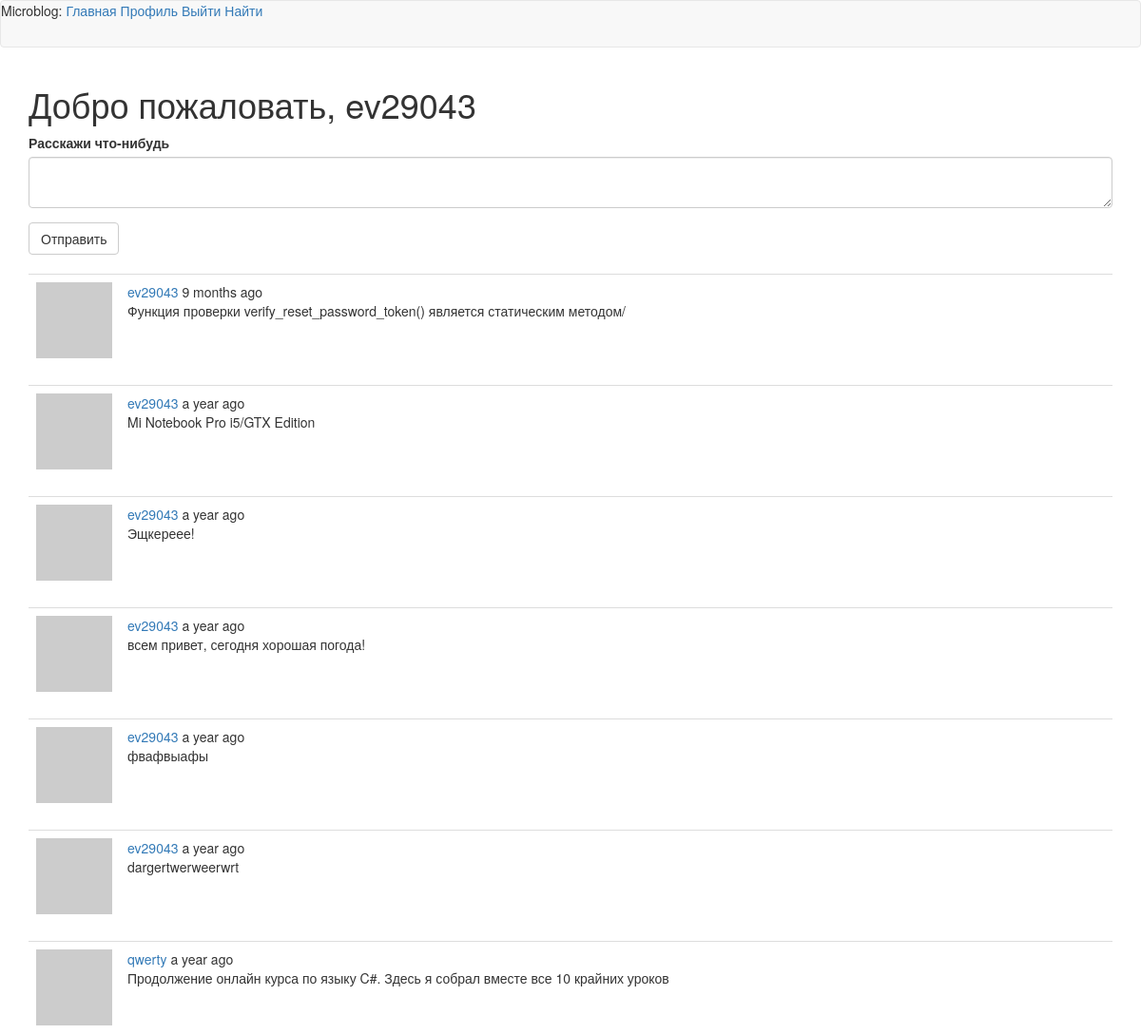
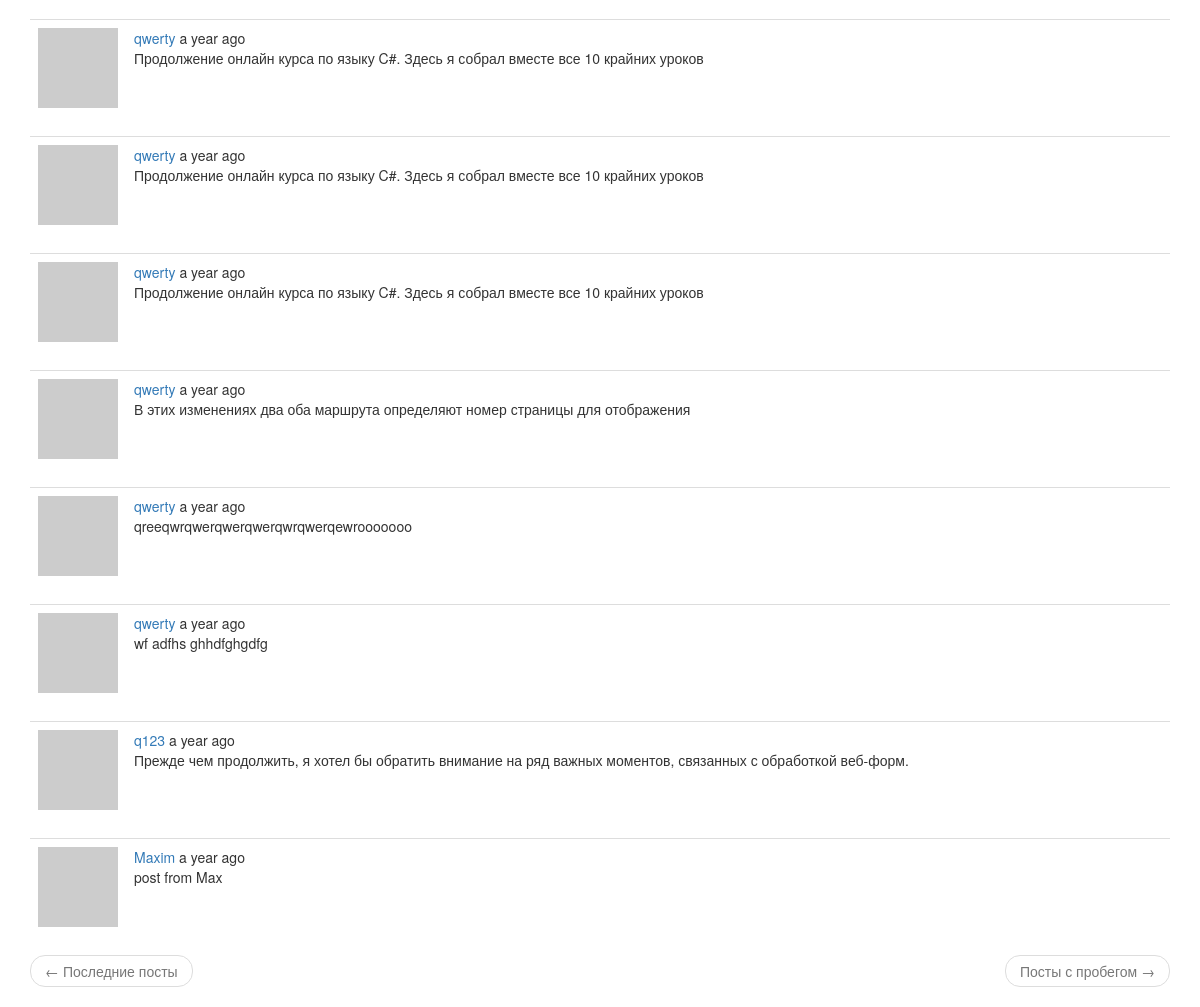
The page /index (signed in) on the database its author committed (2 pictures, top to bottom).
### app/models.py (models this page shows, shortened)
class User(UserMixin, db.Model):
    id = db.Column(db.Integer, primary_key=True)
    username = db.Column(db.String(64), index=True, unique=True)
    email = db.Column(db.String(120), index=True, unique=True)
    password_hash = db.Column(db.String(128))
    posts = db.relationship('Post', backref='author', lazy='dynamic')
    about_me = db.Column(db.String(140))
    last_seen = db.Column(db.DateTime, default = datetime.utcnow)
    followed = db.relationship('User', secondary = followers,
        primaryjoin = (followers.c.follower_id == id),
        secondaryjoin = (followers.c.followed_id == id),
        backref = db.backref('followers', lazy = 'dynamic'), lazy = 'dynamic'
        )
    def avatar(self, size):
        digest = md5(self.email.lower().encode('utf-8')).hexdigest()
        return 'https://www.gravatar.com/avatar/{}?d=identicon&s={}'.format(
            digest, size)
    def followed_post(self):
        followed = Post.query.join(followers, (followers.c.followed_id == Post.user_id)).filter(
            followers.c.follower_id == self.id)
        own = Post.query.filter_by(user_id = self.id)
        return followed.union(own).order_by(Post.timestamp.desc())

class Post(db.Model):
    id = db.Column(db.Integer, primary_key=True)
    body = db.Column(db.String(140))
    timestamp = db.Column(db.DateTime, index=True, default = datetime.utcnow)
    user_id = db.Column(db.Integer, db.ForeignKey('user.id'))

### app/routes.py (the view)
@app.route('/', methods=['GET', 'POST'])
@app.route('/index', methods=['GET', 'POST'])
@login_required
def index():
    form = PostForm()
    if form.validate_on_submit():
        post = Post(body=form.post.data, author=current_user)
        db.session.add(post)
        db.session.commit()
        flash(_('Все круто добавилось!'))
        return redirect(url_for('index'))
    page = request.args.get('page', 1, type=int)
    posts = current_user.followed_post().paginate(page, app.config['POSTS_PER_PAGE'], False)
    next_url = url_for('index', page = posts.next_num) \
        if posts.has_next else None
    prev_url = url_for('index', page = posts.prev_num) \
        if posts.has_prev else None
    return render_template("index.html", title='Домашняя страница', form=form, username=current_user.username,
                           posts=posts.items, next_url = next_url, prev_url = prev_url)

### app/forms.py
class PostForm(FlaskForm):
    post = TextAreaField('Расскажи что-нибудь', validators= [DataRequired(), Length(min = 1, max = 140)])
    submit = SubmitField('Отправить')

### app/models.py (called while the page is built)
@login.user_loader
def load_user(id):
    return User.query.get(int(id))

### app/routes.py (called while the page is built)
@app.before_request
def before_request():
    if current_user.is_authenticated :
        current_user.last_seen = datetime.utcnow()
        db.session.commit()

### app/templates/index.html
{% extends "base.html" %}
{% import 'bootstrap/wtf.html' as wtf %}
{% block app_content %}
    <h1>Добро пожаловать, {{ username }}</h1>
    {% if form %}
    {{ wtf.quick_form(form) }}
    <br>
    {% endif %}
    {% for post in posts %}
        {% include '_post.html' %}
    {% endfor %}
    <nav aria-label="...">
        <ul class="pager">
            <li class="previous{% if not prev_url %} disabled{% endif %}">
                <a href="{{ prev_url or '#' }}">
                    <span aria-hidden="true">&larr;</span> Последние посты
                </a>
            </li>
            <li class="next{% if not next_url %} disabled{% endif %}">
                <a href="{{ next_url or '#' }}">
                    Посты с пробегом <span aria-hidden="true">&rarr;</span>
                </a>
            </li>
        </ul>
    </nav>
{% endblock %}

### app/templates/_post.html
<table class="table table-hover">
    <tr>
        <td width="70px">
            <a href="{{ url_for('user', username=post.author.username) }}">
                <img src="{{ post.author.avatar(70) }}" />
            </a>
        </td>
        <td>
            <a href="{{ url_for('user', username=post.author.username) }}">
                {{ post.author.username }}
            </a>
            {{ _(Написал) }} {{ moment(post.timestamp).fromNow() }}
            <br>
            {{ post.body }}
        </td>
    </tr>
</table>

### rows shown on the page
User: username "ev29043"
Post: author.username "ev29043", timestamp "9 months ago", body "Функция проверки verify_reset_password_token() является статическим методом/"
Post: author.username "ev29043", timestamp "a year ago", body "Mi Notebook Pro i5/GTX Edition"
Post: author.username "ev29043", timestamp "a year ago", body "Эщкереее!"
Post: author.username "ev29043", timestamp "a year ago", body "всем привет, сегодня хорошая погода!"
Post: author.username "ev29043", timestamp "a year ago", body "фвафвыафы"
Post: author.username "ev29043", timestamp "a year ago", body "dargertwerweerwrt"
Post: author.username "qwerty", timestamp "a year ago", body "Продолжение онлайн курса по языку C#. Здесь я собрал вместе все 10 крайних уроков"
Post: author.username "qwerty", timestamp "a year ago", body "Продолжение онлайн курса по языку C#. Здесь я собрал вместе все 10 крайних уроков"
Post: author.username "qwerty", timestamp "a year ago", body "Продолжение онлайн курса по языку C#. Здесь я собрал вместе все 10 крайних уроков"
Post: author.username "qwerty", timestamp "a year ago", body "Продолжение онлайн курса по языку C#. Здесь я собрал вместе все 10 крайних уроков"
Post: author.username "qwerty", timestamp "a year ago", body "В этих изменениях два оба маршрута определяют номер страницы для отображения"
Post: author.username "qwerty", timestamp "a year ago", body "qreeqwrqwerqwerqwerqwrqwerqewrooooooo"
Post: author.username "qwerty", timestamp "a year ago", body "wf adfhs ghhdfghgdfg"
Post: author.username "q123", timestamp "a year ago", body "Прежде чем продолжить, я хотел бы обратить внимание на ряд важных моментов, связанных с обработкой веб-форм."
Post: author.username "Maxim", timestamp "a year ago", body "post from Max"
